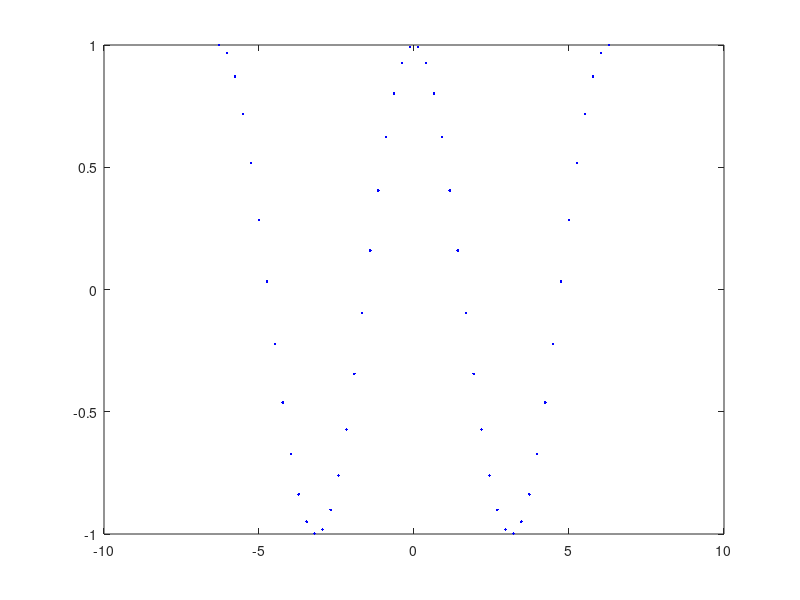

MATLAB code for this plot:
function fit_Polynomial_Series()

N = 50;
xData = linspace(-2*pi, 2*pi, N);
yData = cos(xData)';
err = 0;
tol = 1e-5;

for i = 1:length(xData) 
    A(i,:) = [ 1 xData(i) xData(i)^2 xData(i)^3 xData(i)^4 xData(i)^5 xData(i)^6 xData(i)^7 xData(i)^8 xData(i)^9 xData(i)^10 xData(i)^11];
end

bvec = inv(A.'* A) * A.'* yData;

for j = 1:12
    k = bvec(j) * xData(j);
end

while err>tol
    
    err = yData - A * bvec;
end

plot(xData, yData, '.b', 'LineWidth', 6);